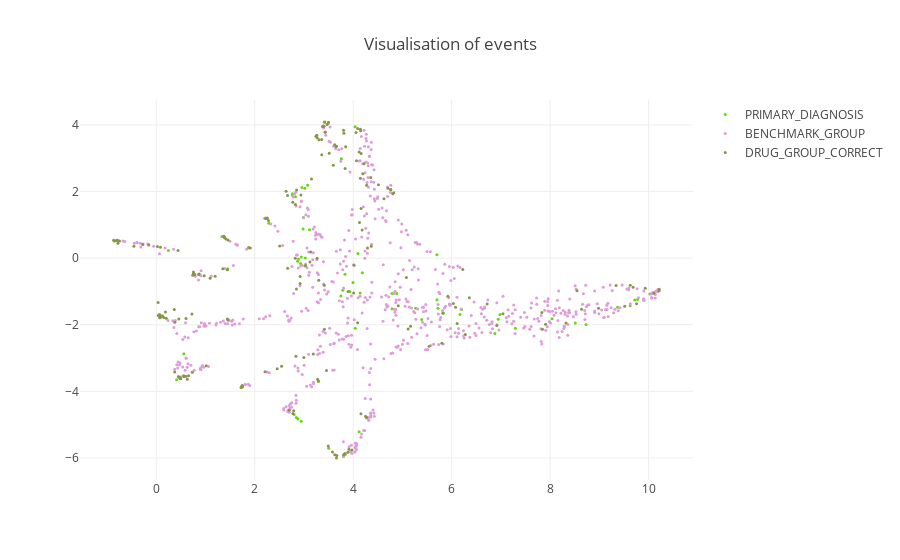

Notebook cell for this chart:
### Code cell
#plot the events, colour coded by event_type

data=[]
color = np.random.seed(seed=20)
#desc = [d for d in descriptions.get_descriptions(uniqcancer, 'icd')]
for event_type in event_types:
    color=np.random.randint(255, size=(1, 3))[0]
    x = event_vector_df[event_vector_df['event_type']==event_type]['x']
    y = event_vector_df[event_vector_df['event_type']==event_type]['y']
    
    trace = go.Scatter( x = x,
                        y = y,
                        mode = 'markers',
                        name = event_type,
                        marker = dict(size = 3,
                                      color = 'rgb({}, {}, {})'.format(*color)) )
    data.append(trace)

layout = dict(title = 'Visualisation of events',
              yaxis = dict(zeroline = False),
              xaxis = dict(zeroline = False)
             )

fig = dict(data=data, layout=layout)
po.iplot(fig)

### Figure 1 — Plotly figure (JSON) as saved in the notebook; plotly's stock layout.template omitted (floating-point values rounded to 4 significant figures; data arrays with more than 128 entries replaced by an {"elided": "..."} marker saying what was removed)
{"data": [{"marker": {"color": "rgb(99, 218, 15)", "size": 3}, "mode": "markers", "name": "PRIMARY_DIAGNOSIS", "type": "scatter", "uid": "2804903b-c4db-45be-bf83-1ae58cf8b7aa", "x": [0.2464, 0.4137, 3.804, 1.452, 4.038, 2.801, 0.7683, 0.08729, 3.502, 2.844, 5.7, 1.334, -0.8489, 2.877, 4.096, 2.958, 5.833, 2.983, 1.739, 1.737, 2.945, 2.944, 2.287, 4.14, 2.205, 3.492, 3.417, 2.933, 3.018, 3.996, 0.5612, 3.76, 6.98, 3.076, 6.877, 3.113, 2.991, 2.762, 2.766, 2.827, 8.728, 4.121, 3.293, 3.93, 6.168, 3.833, 3.751, 4.886, 3.019, 4.185, 2.888, 10.03, 9.718, 5.27, 5.721, 4.788, 3.79, 9.775, 6.2, 5.701, 6.946, 8.039, 10.2, 3.027, 4.787, 8.51, 9.624, 2.871, 7.293, 4.042, 9.369, 5.392], "y": [0.2295, -3.651, -5.96, -0.3218, 3.944, -4.695, -0.4715, -1.762, -5.711, -4.786, 0.1029, 0.6503, 0.5069, -4.828, 0.1359, 2.118, -1.65, 0.8767, -3.861, -3.867, 0.03274, -4.902, 1.046, -1.051, 1.2, 4.037, 4.08, -0.1639, 2.101, -0.7346, -2.871, 2.986, -1.695, 2.192, -2.264, 0.8541, 1.224, 1.893, 1.932, 1.84, -1.994, -5.211, -3.706, -1.004, -1.69, -0.488, -1.137, -1.06, -0.2398, -0.4403, -0.02599, -1.08, -1.256, -1.507, -1.504, -1.065, -0.9636, -1.24, -1.545, -1.25, -1.835, -1.824, -0.9542, 0.001255, -1.517, -1.952, -1.427, -0.09572, -2.106, -2.109, -1.475, -1.841]}, {"marker": {"color": "rgb(223, 156, 218)", "size": 3}, "mode": "markers", "name": "BENCHMARK_GROUP", "type": "scatter", "uid": "25c3ab41-2ff2-43dc-bd14-d2db8d81d721", "x": {"elided": "624 float values"}, "y": {"elided": "624 float values"}}, {"marker": {"color": "rgb(137, 148, 75)", "size": 3}, "mode": "markers", "name": "DRUG_GROUP_CORRECT", "type": "scatter", "uid": "25c79ff8-76a5-4afe-88b4-1f48441beb4e", "x": {"elided": "198 float values"}, "y": {"elided": "198 float values"}}], "layout": {"title": {"text": "Visualisation of events"}, "xaxis": {"zeroline": false}, "yaxis": {"zeroline": false}}}
